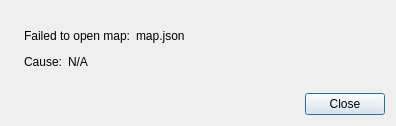
<?xml version="1.0" encoding="UTF-8"?>
<ui version="4.0">
 <class>open_map_error_dialog</class>
 <widget class="QDialog" name="open_map_error_dialog">
  <property name="geometry">
   <rect>
    <x>0</x>
    <y>0</y>
    <width>396</width>
    <height>126</height>
   </rect>
  </property>
  <property name="windowTitle">
   <string>Failed to open map!</string>
  </property>
  <layout class="QVBoxLayout" name="verticalLayout_2">
   <item>
    <layout class="QHBoxLayout" name="topLevelHorizontalLayout">
     <item>
      <widget class="QLabel" name="iconLabel">
       <property name="sizePolicy">
        <sizepolicy hsizetype="Minimum" vsizetype="Minimum">
         <horstretch>0</horstretch>
         <verstretch>0</verstretch>
        </sizepolicy>
       </property>
       <property name="text">
        <string/>
       </property>
       <property name="pixmap">
        <pixmap resource="../../../tactile.qrc">:/resources/icons/icons8/color/64/warning.png</pixmap>
       </property>
      </widget>
     </item>
     <item>
      <layout class="QVBoxLayout" name="topLevelVerticalLayout">
       <item>
        <spacer name="topVerticalSpacer">
         <property name="orientation">
          <enum>Qt::Vertical</enum>
         </property>
         <property name="sizeHint" stdset="0">
          <size>
           <width>20</width>
           <height>40</height>
          </size>
         </property>
        </spacer>
       </item>
       <item>
        <layout class="QHBoxLayout" name="topHorizontalLayout">
         <item>
          <widget class="QLabel" name="failedToImportLabel">
           <property name="text">
            <string>Failed to open map:</string>
           </property>
           <property name="alignment">
            <set>Qt::AlignRight|Qt::AlignTrailing|Qt::AlignVCenter</set>
           </property>
          </widget>
         </item>
         <item>
          <widget class="QLabel" name="filePathLabel">
           <property name="text">
            <string>map.json</string>
           </property>
          </widget>
         </item>
         <item>
          <spacer name="topHorizontalSpacer">
           <property name="orientation">
            <enum>Qt::Horizontal</enum>
           </property>
           <property name="sizeHint" stdset="0">
            <size>
             <width>40</width>
             <height>20</height>
            </size>
           </property>
          </spacer>
         </item>
        </layout>
       </item>
       <item>
        <layout class="QHBoxLayout" name="bottomHorizontalLayout">
         <item>
          <widget class="QLabel" name="causeLabel">
           <property name="text">
            <string>Cause:</string>
           </property>
           <property name="alignment">
            <set>Qt::AlignLeading|Qt::AlignLeft|Qt::AlignVCenter</set>
           </property>
          </widget>
         </item>
         <item>
          <widget class="QLabel" name="errorMessageLabel">
           <property name="text">
            <string>N/A</string>
           </property>
           <property name="alignment">
            <set>Qt::AlignLeading|Qt::AlignLeft|Qt::AlignVCenter</set>
           </property>
          </widget>
         </item>
         <item>
          <spacer name="bottomHorizontalSpacer">
           <property name="orientation">
            <enum>Qt::Horizontal</enum>
           </property>
           <property name="sizeHint" stdset="0">
            <size>
             <width>40</width>
             <height>20</height>
            </size>
           </property>
          </spacer>
         </item>
        </layout>
       </item>
       <item>
        <spacer name="bottomVerticalSpacer">
         <property name="orientation">
          <enum>Qt::Vertical</enum>
         </property>
         <property name="sizeHint" stdset="0">
          <size>
           <width>20</width>
           <height>40</height>
          </size>
         </property>
        </spacer>
       </item>
      </layout>
     </item>
    </layout>
   </item>
   <item>
    <widget class="QDialogButtonBox" name="buttonBox">
     <property name="orientation">
      <enum>Qt::Horizontal</enum>
     </property>
     <property name="standardButtons">
      <set>QDialogButtonBox::Close</set>
     </property>
    </widget>
   </item>
  </layout>
 </widget>
 <resources>
  <include location="../../../tactile.qrc"/>
 </resources>
 <connections>
  <connection>
   <sender>buttonBox</sender>
   <signal>accepted()</signal>
   <receiver>open_map_error_dialog</receiver>
   <slot>accept()</slot>
   <hints>
    <hint type="sourcelabel">
     <x>248</x>
     <y>254</y>
    </hint>
    <hint type="destinationlabel">
     <x>157</x>
     <y>274</y>
    </hint>
   </hints>
  </connection>
  <connection>
   <sender>buttonBox</sender>
   <signal>rejected()</signal>
   <receiver>open_map_error_dialog</receiver>
   <slot>reject()</slot>
   <hints>
    <hint type="sourcelabel">
     <x>316</x>
     <y>260</y>
    </hint>
    <hint type="destinationlabel">
     <x>286</x>
     <y>274</y>
    </hint>
   </hints>
  </connection>
 </connections>
</ui>
